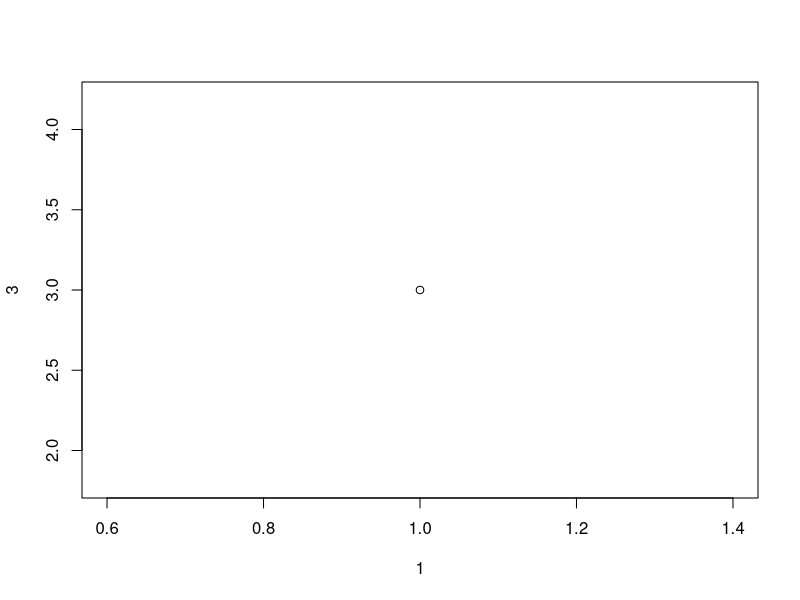
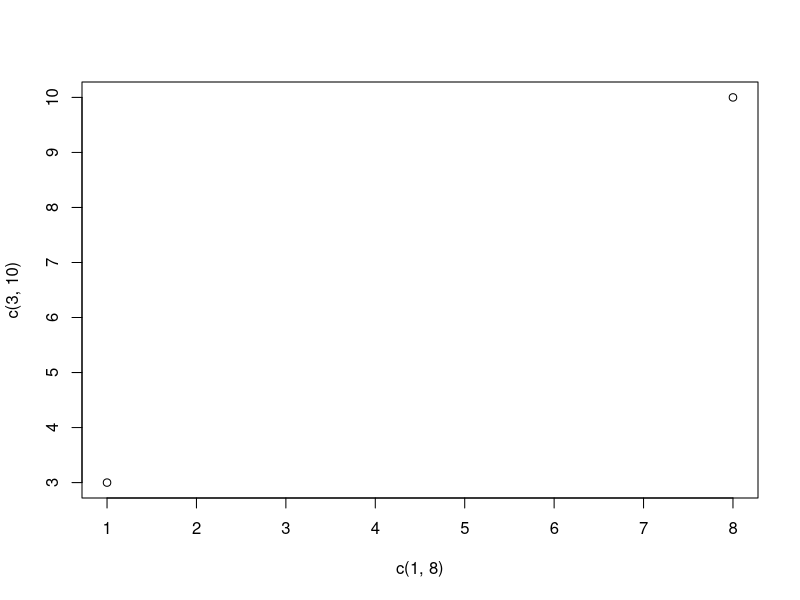
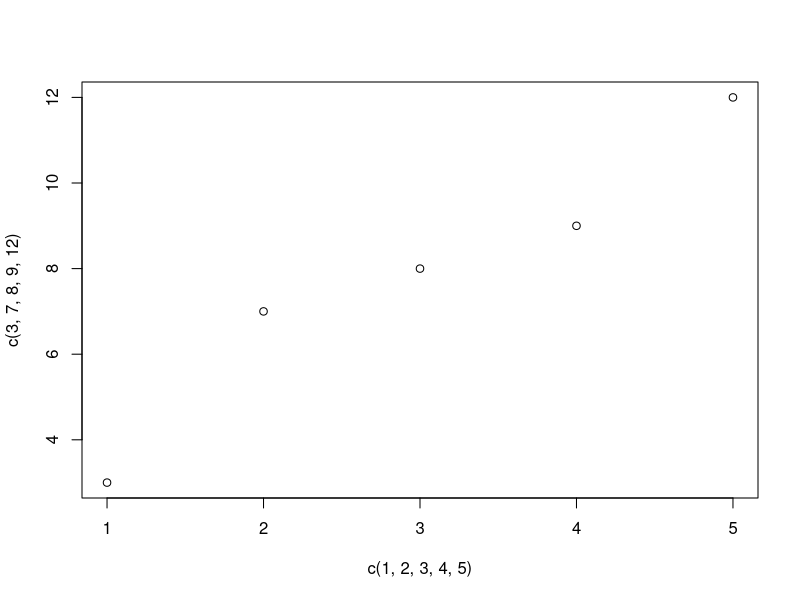
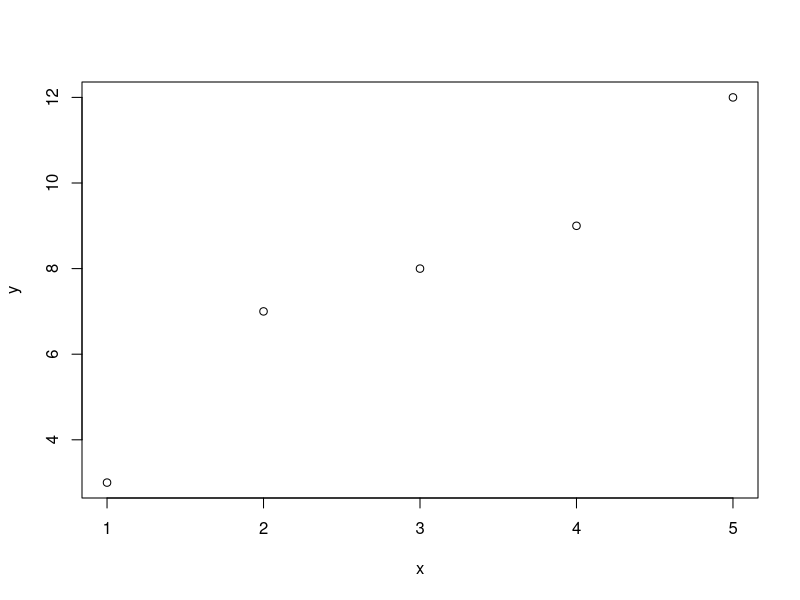
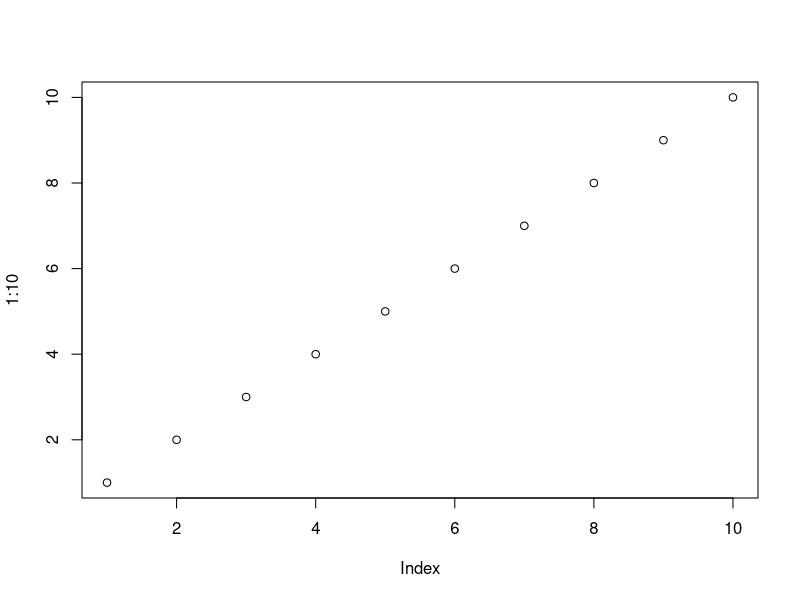
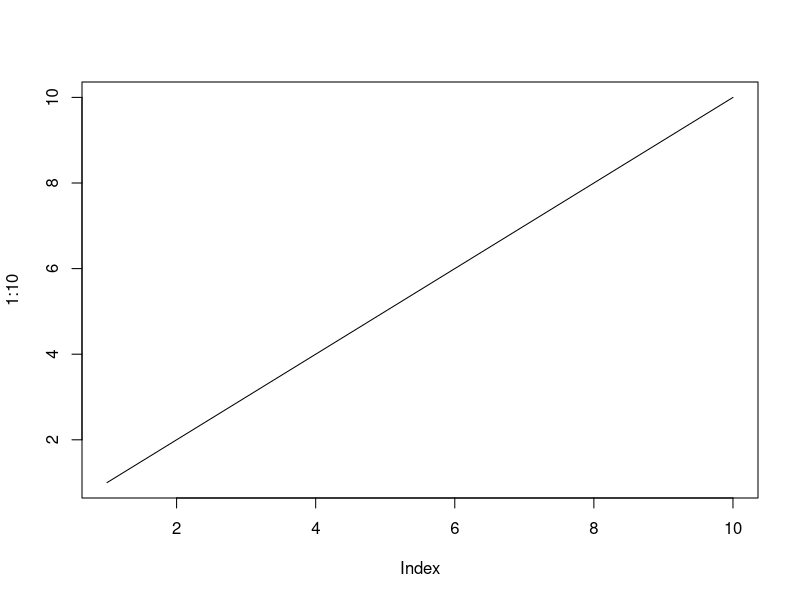
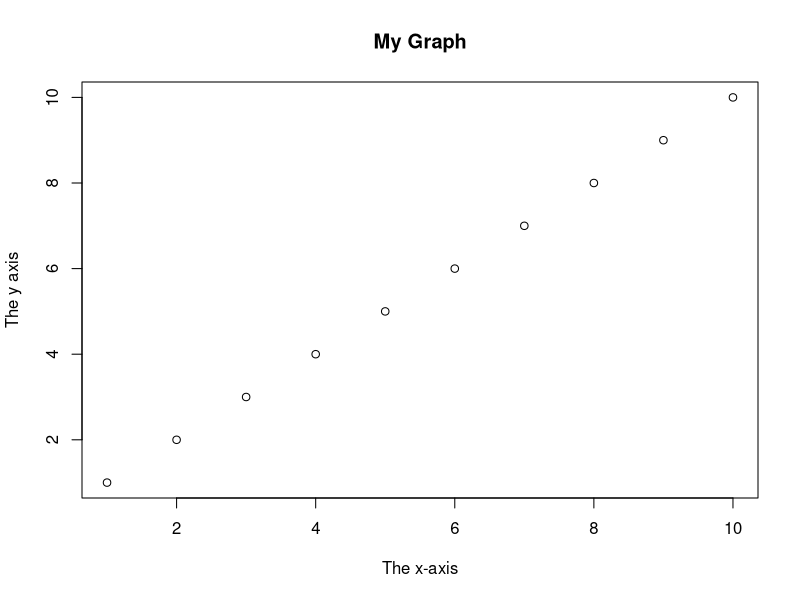
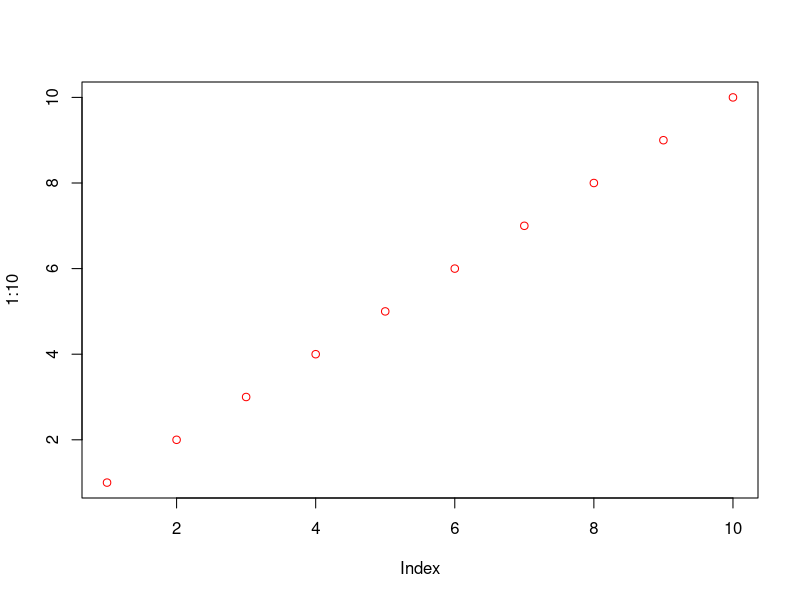

Reproduce these figures in R, in order.
print("hello World,This is Amar")

for (x in 1:10) {
  print(x)
}
# single line comments in R
#1..
#2...
#3..  7,8,9 are multiline comments in R ....
 
# printing variables
name <- "Amar"
name
# concatenation in R 
text <- "I Love Marvel Cinematic Universe"
# paste is used to concatenate the two strings..
paste(" Hello",text)
 # we can also use , operator to add another variable...
paste(name,text)
paste(name,"-->",text)
# multiple variables in  R programing...
a <- b <- c <- "A=B=C"
a # all three variables point to a single value...
b
c
# legal variable names ...
myvar <- 'Amar'
my_var <- "amar" # we can use underscores at middle not at starting point
myvar_ <- 'a'
myVar <- 'B' # can use capital letter in between..
MyVAR <- 'c' 
.myVAr2 <- 'This is also suitable'
# reeserved variables cannot be variables and variables are also case sensitive..
# DataTypes in R 
#numeric - (10.5, 58, 787)
#integer - (1L, 57L, 108L, where the letter "L" declares this as an integer)
#complex - (9 + 7i, where "i" is the imaginary part)
#character (a.k.a. string) - ("k", "R is exciting", "FALSE", "11.5")
#logical (a.k.a. boolean) - (TRUE or FALSE)
x <- 10.5
class(x) # class function is used to check datatype of variable..
x <- 1000L
class(x)
x <- 9i +3
class(x)
x <- "R is Good"
class(x)
x <- TRUE
class(x)
# Type Conversion...
x <- 1L
y <-2 
a <- as.numeric(x)
class(a)
b <- as.integer(y)
class(b)
# simple math functions in R language...
10+5
10-5
max(5,10,16)
min(0,1,-1)
sqrt(256)
abs(-4.7)
ceiling(1.4)
floor(1.5)
str <- "Lorem ipsum dolor sit amet,
consectetur adipiscing elit,
sed do eiusmod tempor incididunt
ut labore et dolore magna aliqua."
str
cat(str) #" to use line breaks as it is"
nchar(str)  # length of stringsss....
grepl("h",str)
grepl('a',str)
#escape characters in R programing....
str <- "We are the so-called \"\n\",from asgard."
str
cat(str) # use cat functions for proper functions..implementation of escape characters..
# logical operations..
10 > 9
10 == 9
10< 9
# code using if condition...
a <- 200
b <- 33

if (b > a) {
  print ("b is greater than a")
} else {
  print("b is not greater than a")
}
#arithmetic operators
a <- 10
b = 5
a+b
a-b
a*b
a/b
a ^ b
a ^ 2
a %% b # modulo division gives remainder of the division operation
a%/%b # integer division  gives  ---> quotient of the division 
# R assignment operators
a <- 3
b <<- 4 # <<- is a global assigner
04 -> d
045 ->> e
a
b
b <-2
d
e
# R comparision operators 
10 == 2 
10 != 2
10 >2 
10<2
10 >=2
10<= 2
# R logical operators
 10 &5 # element wise logical and 
10&&5 
10 |5 # element wise logical or
0|1
0||1
!5
!10
!0
# Other intresting operationss...
x <- 1:10 #Creates a  series of numbers in a sequence
x
1 %in% x # find out if an element belongs to a vector..
a <- 33
b <- 33

if (b > a) {
  print("b is greater than a")
} else if (a == b) {
  print ("a and b are equal")
}
a <- 200
b <- 33

if (b > a) {
  print("b is greater than a")
} else if (a == b) {
  print("a and b are equal")
} else {
  print("a is greater than b")
}
# Nested if statements...
x <- 41

if (x > 10) {
  print("Above ten")
  if (x > 20) {
    print("and also above 20!")
  } else {
    print("but not above 20.")
  }
} else {
  print("below 10.")
}
# and condition
a <- 200
b <- 33
c <- 500

if (a > b & c > a) {
  print("Both conditions are true")
}
# or condition
a <- 200
b <- 33
c <- 500

if (a > b | a > c) {
  print("At least one of the conditions is true")
}
# R while loop..
i <-1 
while(i<6) {
  print(i)
  i <- i+1
}
# break stmt in while loop..
i <- 1
while (i < 6) {
  print(i)
  i <- i + 1
  if (i == 4) {
    break
  }
}
# next stmt similar to continue stmt in python where we skip an iteration...
i <- 0
while (i < 6) {
  i <- i + 1
  if (i == 3) {
    next
  }
  print(i)
}
# ......
dice <- 1
while (dice <= 6) {
  if (dice < 6) {
    print("No six")
  } else {
    print("six!")
  }
  dice <- dice + 1
}
# R for loop >>>>....
for (x in 1:10) {
  print(x)
}
# ... .. .. ....... .. .. 
fruits <- list('apple','banana','cherry')
for (x in fruits) {
  print(x)
}
#...... .. .. ....... ...
dice <- c(1, 2, 3, 4, 5, 6)

for (x in dice) {
  print(x)
}
# Nested loops in R ..........................
adj <- list("red", "big", "tasty")

fruits <- list("apple", "banana", "cherry")
for (x in adj) {
  for (y in fruits) {
    print(paste(x, y))
  }
}
 # Functions in R .......................
my_function <-function()
{
  # create a function with the name my_function
  print("Hello World!")
}
# callling a functionnn
my_function()
# we can also pass argumentss....
my_function <- function(fname){
  paste(fname,"Raj")
}
my_function('Ravi')
my_function("Rama")
my_function("Anthony")
#  passing >1 arguments
my_function <- function(fname, lname) {
  paste(fname, lname)
}

my_function("Peter", "Griffin")
# default parameter value
my_function <- function(country = "Norway") {
  paste("I am from", country)
}

my_function("Sweden")
my_function("India")
my_function() # will get the default value, which is Norway
my_function("USA")
# return valuesss.....
my_function <- function(x) {
  return (5 * x)
}

print(my_function(3))
print(my_function(5))
print(my_function(9))
# nested Function..
Nested_function <- function(x, y) {
  a <- x + y
  return(a)
}

Nested_function(Nested_function(2,2), Nested_function(3,3))
# Explanation :
#The function tells x to add y.
#The first input Nested_function(2,2) is "x" of the main function.
#The second input Nested_function(3,3) is "y" of the main function.
#The output is therefore (2+2) + (3+3) = 10.
#...........................................................
#recursion
tri_recursion <- function(k) {
  if (k > 0) {
    result <- k + tri_recursion(k - 1)
    print(result)
  } else {
    result = 0
    return(result)
  }
}
tri_recursion(6)
 # global assignment
txt <- "awesome"
my_function <- function() {
  txt <<- "fantastic"
  paste("R is", txt)
}

my_function()

paste("R is", txt)
# Vectors in R Programmm...
fruits <- c("banana", "apple", "orange")

# Print fruits
fruits

numbers <- 1:10
numbers
numbers1 <- 1.5:6.5 # numerical decimals in sequenceee
numbers1
numbers2 <- 1.5:6.3 # numerical decimals in sequence where you  wont get last element
numbers2
fruits <- c("banana", "apple", "orange")
length(fruits)
# sorting The R vector..
fruits <- c("banana", "apple", "orange", "mango", "lemon")
numbers <- c(13, 3, 5, 7, 20, 2)
sort(fruits)  # Sort a string
sort(numbers) # Sort numbers
fruits <- c("banana", "apple", "orange")
# Access the first item (banana)
fruits[1]
fruits <- c("banana", "apple", "orange", "mango", "lemon")
# Access the first and third item (banana and orange)
fruits[c(1,3)]
# Access all items except for the first item
fruits[c(-1)]
# changing "banana" to "pear"
fruits[1] <- 'pear'
fruits
#To repeat vectors ,use the rep() function:
repeat_each <- rep(c(1,2,3), each =3)
repeat_each
# to repeat the sequence of the vector
repeat_each <- rep(c(1,2,3), times =3)
repeat_each
# generating sequenced vectors
numbers <- 1:10
numbers
numbers <- seq(from =0,to =100,by =20)
numbers
## The seq() function has three parameters: from is where the sequence starts, 
#to is where the sequence stops, 
#and by is the interval of the sequence.
# list can contain different data types inside it unlike the vectorss..
list1 <-list("apple","banana","cherry")
list1
# accesing the list item..
list1 <-list('apple','banana','cherry')
list1[1]
# changing the list valueeee....
thislist <- list("apple", "banana", "cherry")
thislist[1] <- "blackcurrant"
# Print the updated list
thislist
#list length
thislist <- list("apple", "banana", "cherry")
length(thislist)
#checking if the element is in the list.
thislist <- list("apple", "banana", "cherry")
"apple" %in% thislist
# adding the list items
thislist <- list("apple", "banana", "cherry")
append(thislist, "orange")
# adding elements after a specified index
thislist <- list("apple", "banana", "cherry")
append(thislist,"orange",after=2)
# removing of apple from the list....
thislist <- list("apple", "banana", "cherry")
newlist <- thislist[-1]
# Print the new list
newlist
#range of indexes..
thislist <- list("apple", "banana", "cherry", "orange", "kiwi", "melon", "mango")
thislist[2:5]
#looping through the listsss..
thislist <- list("apple", "banana", "cherry")

for (x in thislist) {
  print(x)
}
thislist
#joining of two lists..
list1 <- list("a", "b", "c")
list2 <- list(1,2,3)
list3 <-c(list1,list2)
list3
#............................................................
# matrices in R
thismatrix <-matrix(c('apple','banana','cherry','orange'),nrow=2,ncol =2)
thismatrix

#Access Matrix Items....
thismatrix <- matrix(c("apple", "banana", "cherry", "orange"), nrow = 2, ncol = 2)

thismatrix[1, 2]

# Accesing whole rows after comma
thismatrix <-matrix(c("apple","banana","cherry",'orange'),nrow =2 ,ncol=2)
thismatrix[2,]
#Accesing more than one row
thismatrix <- matrix(c("apple", "banana", "cherry", "orange","grape", "pineapple", "pear", "melon", "fig"), nrow = 3, ncol = 3)
thismatrix[c(1,2),]
# Accesing more than one columns
thismatrix[, c(1,2)]
#Adding columns using cbind()
thismatrix <- matrix(c("apple", "banana", "cherry", "orange","grape", "pineapple", "pear", "melon", "fig"), nrow = 3, ncol = 3)
newmatrix <-cbind(thismatrix,c('strawberry','blueberry','raspberry'))
newmatrix
#Addding new columns using rbind()
newmatrix1 <-rbind(thismatrix,c('stawberry','blueberry','raspberry'))
newmatrix1
#removing rows and columns from the matrix..
thismatrix <- matrix(c("apple", "banana", "cherry", "orange", "mango", "pineapple"), nrow = 3, ncol =2)
#Remove the first row and the first column
thismatrix <- thismatrix[-c(1),-c(1)]
thismatrix
#chcking an element existsss.......
thismatrix <- matrix(c("apple", "banana", "cherry", "orange"), nrow = 2, ncol = 2)

"apple" %in% thismatrix
#number of rows and columns in a matrix.....
thismatrix <-matrix(c('apple','banana','cherry','orange'),nrow=2,ncol=2)
dim(thismatrix)
length(thismatrix)
# looping through the matrices:
thismatrix <- matrix(c("apple", "banana", "cherry", "orange"), nrow = 2, ncol = 2)

for (rows in 1:nrow(thismatrix)) {
  for (columns in 1:ncol(thismatrix)) {
    print(thismatrix[rows, columns])
  }
}
# Combine matrices
Matrix1 <- matrix(c("apple", "banana", "cherry", "grape"), nrow = 2, ncol = 2)
Matrix2 <- matrix(c("orange", "mango", "pineapple", "watermelon"), nrow = 2, ncol = 2)

# Adding it as a rows
Matrix_Combined <- rbind(Matrix1, Matrix2)
Matrix_Combined

# Adding it as a columns
Matrix_Combined <- cbind(Matrix1, Matrix2)
Matrix_Combined
#Arrays.............
thisarray <- c(1:24)
thisarray
multiarray <- array(thisarray,dim = c(4,3,2))
multiarray
#dim=c(4,3,2) work?
#The first and second number in the bracket 
#specifies the amount of rows and columns.
#The last number in the bracket specifies 
#how many dimensions we want.
#Note: Arrays can only have one data type.
#.........................................................
# Accesing array items...
thisarray <- c(1:24)
multiarray <- array(thisarray, dim = c(4, 3, 2))

multiarray[2, 3, 2]
#another way using c()
thisarray <- c(1:24)
# Access all the items from the first row from matrix one
multiarray <- array(thisarray, dim = c(4, 3, 2))
multiarray[c(1),,1]
# Access all the items from the first column from matrix one
multiarray <- array(thisarray, dim = c(4, 3, 2))
multiarray[,c(1),1]
#--->A comma (,) before c() means that we want to access the column.
#--->A comma (,) after c() means that we want to access the row.
dim(multiarray)
length(multiarray)
#looping through arrays
for (x in multiarray){
  print(x)
}
# DAta Frames 
#arrays of columns attached into a table.
Data_frame <- data.frame(
  training = c('strength','stamina','other'),
  pulse = c(100,150,120),
  Duration = c(60,30,45)
)
Data_frame
#Summarize the dataframe.........
summary(Data_frame)
#Accesing of items..
Data_frame[1]
Data_frame[['training']]
Data_frame$training
#Add Rows
Data_Frame <- data.frame (
  Training = c("Strength", "Stamina", "Other"),
  Pulse = c(100, 150, 120),
  Duration = c(60, 30, 45)
)
New_row_DF <-rbind(Data_Frame,c('strength',110,110))
New_row_DF
#ADD columns
Data_Frame <- data.frame (
  Training = c("Strength", "Stamina", "Other"),
  Pulse = c(100, 150, 120),
  Duration = c(60, 30, 45)
)

# Add a new column
New_col_DF <- cbind(Data_Frame, Steps = c(1000, 6000, 2000))

# Print the new column
New_col_DF
# REmoving Rows and columns...
Data_Frame <- data.frame (
  Training = c("Strength", "Stamina", "Other"),
  Pulse = c(100, 150, 120),
  Duration = c(60, 30, 45)
)

# Remove the first row and column
Data_Frame_New <- Data_Frame[c(-1),c(-1)]

# Print the new data frame
Data_Frame_New
##dimension of DataFrame...
Data_Frame <- data.frame (
  Training = c("Strength", "Stamina", "Other"),
  Pulse = c(100, 150, 120),
  Duration = c(60, 30, 45)
)
dim(Data_frame)
ncol(Data_frame)
nrow(Data_frame)
length(Data_frame)
#................
#combinig dataFrames..
Data_Frame1 <- data.frame (
  Training = c("Strength", "Stamina", "Other"),
  Pulse = c(100, 150, 120),
  Duration = c(60, 30, 45)
)

Data_Frame2 <- data.frame (
  Training = c("Stamina", "Stamina", "Strength"),
  Pulse = c(140, 150, 160),
  Duration = c(30, 30, 20)
)

New_Data_Frame <- rbind(Data_Frame1, Data_Frame2)
New_Data_Frame
New_Data_Framec <-cbind(Data_Frame1,Data_Frame2)
New_Data_Framec
#FActors in R are used to categorize the vectors
# Create a factor
music_genre <- factor(c("Jazz", "Rock", "Classic", "Classic", "Pop", "Jazz", "Rock", "Jazz"))

# Print the factor
music_genre
# levels()
levels(music_genre)
#..........
music_genre <- factor(c("Jazz", "Rock", "Classic", "Classic", "Pop", "Jazz", "Rock", "Jazz"), levels = c("Classic", "Jazz", "Pop", "Rock", "Other"))
levels(music_genre)
#length........................
length(music_genre)
# accesing factors...
music_genre[1]
music_genre[-1]
music_genre[0:-4]
# changing values..
music_genre <- factor(c("Jazz", "Rock", "Classic", "Classic", "Pop", "Jazz", "Rock", "Jazz"))
music_genre[3] <- "Pop"
music_genre[3]
#................../////////////////////...........................................................................................................................................
#Plottingg
#The plot() function is used to draw points (markers) in a diagram.
#The function takes parameters for specifying points in the diagram.
#Parameter 1 specifies points on the x-axis.
#Parameter 2 specifies points on the y-axis.
#...........................
plot(1,3) #Rplot-1
plot(c(1,8),c(3,10)) #Rplot-2 -plots --1,3 and 8,10
plot(c(1,2,3,4,5),c(3,7,8,9,12)) #Rplot 3
#another way of doing this..
x <- c(1, 2, 3, 4, 5)
y <- c(3, 7, 8, 9, 12)
plot(x,y) # similar to Rplot3
#Sequence of points
plot(1:10) # Rplot4
#plotting a line
plot(1:10,type="l") #Rplot-5
#adding the labelss
plot(1:10,main="My Graph",xlab ="The x-axis",ylab="The y axis") #Rplot-6
#Adding colors
plot(1:10,col ="red") #Rplot-7
#Use cex=number to change the size of the points (1 is default, while 0.5 means 50% smaller, and 2 means 100% larger):
plot(1:10,cex=2) #Rplot-8
#point Shape
#Use pch with a value from 0 to 25 to change the point shape format:
plot(1:10,pch=25,cex=2)#Rplot -9
#pch have different values u can try different shapesss...
#.................................................................................................................................
#line graphs
# we use parameter type =l for plottingg
plot(1:10,type="l")#lineplots-1
plot(1:10,type="l",col="blue")#lineplots-2
plot(1:10,type="l",lwd=2)# lineplots-3
#line stylesss
plot(1:10,type="l",lwd=5,lty=3)

#Available parameter values for lty:
  
# 0 removes the line
# 1 displays a solid line
# 2 displays a dashed line
# 3 displays a dotted line
# 4 displays a "dot dashed" line
# 5 displays a "long dashed" line
# 6 displays a "two dashed" line
#.................................................................................
# multiple lines 
line1 <-c(1,2,3,4,5,6,7,6,7)
line2 <-c(2,5,7,8,9,10,11,18)
plot(line1,type="l",col ='blue')
lines(line2,type="l",col = "red")

#.......................................................
x <- c(5,7,8,7,2,2,9,4,11,12,9,6)
y <- c(99,86,87,88,111,103,87,94,78,77,85,86)

plot(x, y,col="orange",main="Observation of Cars", xlab="Car age", ylab="Car speed")
#......................................................................................................
# compare the carsss
# day one, the age and speed of 12 cars:
x1 <- c(5,7,8,7,2,2,9,4,11,12,9,6)
y1 <- c(99,86,87,88,111,103,87,94,78,77,85,86)

# day two, the age and speed of 15 cars:
x2 <- c(2,2,8,1,15,8,12,9,7,3,11,4,7,14,12)
y2 <- c(100,105,84,105,90,99,90,95,94,100,79,112,91,80,85)

plot(x1, y1, main="Observation of Cars", xlab="Car age", ylab="Car speed", col="red", cex=2)
points(x2, y2, col="blue", cex=2) # using points you are adding into same plotss..
#pie charts
x <-c(010,20,30,40)
pie(x)
# Create a vector of pies
x <- c(10,20,30,40)

# Display the pie chart and start the first pie at 90 degrees
pie(x,init.angle=90)
# labels
x <-c(10,20,30,40)
mylabel <- c("apples","banana",'cherries','dates')
pie(x,label=mylabel,main = "fruits")
#..................................................................
# pie chart with colors
colors <- c("red", "yellow", "pink", "brown")
pie(x,label=mylabel,main="fruits",col=colors)
#..................................................................
#to display legend to explain the contents clearly .....
legend("bottomright",mylabel,fill=colors)
#The legend can be positioned as either:
#bottomright, bottom, bottomleft, left, topleft, top, topright, right, center
#..........................................................................................................
x <- c('A','B','C',"D")
y <- c(2,4,6,8)
barplot(y,names.arg = x,col="red")
#names.arg define the type of bar charts
barplot(y,names.arg=x,density=10,col='blue')
#density -> to add texture to bar graph
barplot(y,names.arg=x,width=c(1,2,3,4),col='blue')
#width adds width to the each and every column in bar plot based on the parameters passed to it
barplot(y,names.arg=x,horiz=TRUE,col="orange")

# R statistics
#There is a popular built-in data set in R called "mtcars" (Motor Trend Car Road Tests), which is retrieved from the 1974 Motor Trend US Magazine.
 mtcars
#info about mtcars
 ?mtcars
Data_cars <-mtcars
dim(Data_cars)  # dimensions of the  dataset.
names(Data_cars) # to find  variables of cars from the datset
rownames(Data_cars) # name of each row in firstcolumn
Data_cars$cyl # use $ to acces columns from the Dataframe...
sort(Data_cars$cyl) # sorting the data
summary(Data_cars)
 
# R max and min
max(Data_cars$hp)
min(Data_cars$hp)

# we can use the which.max() and which.min() functions to find the index position of the max and min value in the table:
which.max(Data_cars$hp)
which.min(Data_cars$hp)

#combine which.max() and which.min() with the rownames() function 
#to get the name of the car with the largest and smallest horsepower:
rownames(Data_cars)[which.max(Data_cars$hp)]  
rownames(Data_cars)[which.min(Data_cars$hp)]
# mean of dataset
mean(Data_cars$wt)
median(Data_cars$wt)
# to find mode 
names(sort(-table(Data_cars$wt)))[1]
# to find quantiles
quantile(Data_cars$wt, c(0.75))
# running simply the quantile function can be more useful to know the 0,25,50,75,100 %
quantile(Data_cars$wt)
# still there are many functions in R program for the mathematical computation of data and  derive insights from the data..
# happy learning R and  its power is known...in computation...